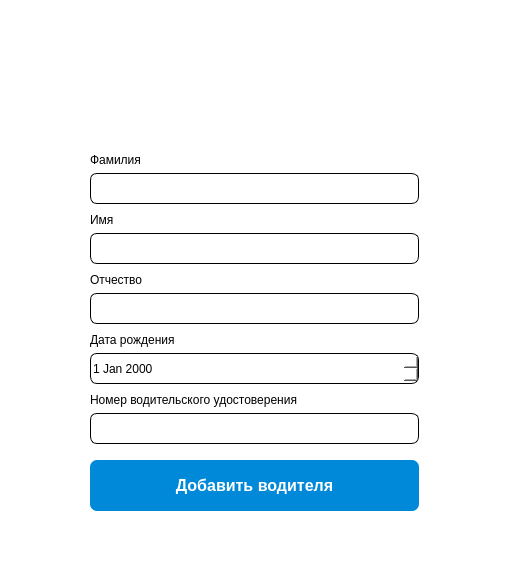
<?xml version="1.0" encoding="UTF-8"?>
<ui version="4.0">
 <class>AddDriver</class>
 <widget class="QWidget" name="AddDriver">
  <property name="geometry">
   <rect>
    <x>0</x>
    <y>0</y>
    <width>520</width>
    <height>570</height>
   </rect>
  </property>
  <property name="sizePolicy">
   <sizepolicy hsizetype="Fixed" vsizetype="Fixed">
    <horstretch>0</horstretch>
    <verstretch>0</verstretch>
   </sizepolicy>
  </property>
  <property name="windowTitle">
   <string>Form</string>
  </property>
  <property name="styleSheet">
   <string notr="true">background-color: rgb(255, 255, 255);
</string>
  </property>
  <widget class="QPushButton" name="pushButton">
   <property name="geometry">
    <rect>
     <x>90</x>
     <y>460</y>
     <width>329</width>
     <height>51</height>
    </rect>
   </property>
   <property name="font">
    <font>
     <pointsize>12</pointsize>
     <bold>true</bold>
    </font>
   </property>
   <property name="styleSheet">
    <string notr="true">
QPushButton{
	background-color: #0089D9;
	border: none;
	color: white;
	border-radius: 7px;
}

QPushButton:pressed{
	background: #00598C;}</string>
   </property>
   <property name="text">
    <string>Добавить водителя</string>
   </property>
  </widget>
  <widget class="QLineEdit" name="lineEditMiddlename">
   <property name="geometry">
    <rect>
     <x>90</x>
     <y>293</y>
     <width>329</width>
     <height>31</height>
    </rect>
   </property>
   <property name="styleSheet">
    <string notr="true">
    border-width: 1px;
    border-style: solid;
    border-color: black;
	border-radius: 7px;
</string>
   </property>
  </widget>
  <widget class="QLineEdit" name="lineEditLicencenumber">
   <property name="geometry">
    <rect>
     <x>90</x>
     <y>413</y>
     <width>329</width>
     <height>31</height>
    </rect>
   </property>
   <property name="font">
    <font>
     <pointsize>10</pointsize>
    </font>
   </property>
   <property name="styleSheet">
    <string notr="true">
    border-width: 1px;
    border-style: solid;
    border-color: black;
	border-radius: 7px;
</string>
   </property>
  </widget>
  <widget class="QLineEdit" name="lineEditLastname">
   <property name="geometry">
    <rect>
     <x>90</x>
     <y>173</y>
     <width>329</width>
     <height>31</height>
    </rect>
   </property>
   <property name="sizePolicy">
    <sizepolicy hsizetype="Fixed" vsizetype="Fixed">
     <horstretch>0</horstretch>
     <verstretch>0</verstretch>
    </sizepolicy>
   </property>
   <property name="styleSheet">
    <string notr="true">
    border-width: 1px;
    border-style: solid;
    border-color: black;
	border-radius: 7px;
</string>
   </property>
  </widget>
  <widget class="QDateEdit" name="dateEditBirthday">
   <property name="geometry">
    <rect>
     <x>90</x>
     <y>353</y>
     <width>329</width>
     <height>31</height>
    </rect>
   </property>
   <property name="styleSheet">
    <string notr="true">
    border-width: 1px;
    border-style: solid;
    border-color: black;
	border-radius: 7px;
</string>
   </property>
  </widget>
  <widget class="QLineEdit" name="lineEditName">
   <property name="geometry">
    <rect>
     <x>90</x>
     <y>233</y>
     <width>329</width>
     <height>31</height>
    </rect>
   </property>
   <property name="styleSheet">
    <string notr="true">
    border-width: 1px;
    border-style: solid;
    border-color: black;
	border-radius: 7px;
</string>
   </property>
  </widget>
  <widget class="QLabel" name="label">
   <property name="geometry">
    <rect>
     <x>90</x>
     <y>390</y>
     <width>281</width>
     <height>20</height>
    </rect>
   </property>
   <property name="text">
    <string>Номер водительского удостоверения</string>
   </property>
  </widget>
  <widget class="QLabel" name="label_2">
   <property name="geometry">
    <rect>
     <x>90</x>
     <y>330</y>
     <width>121</width>
     <height>20</height>
    </rect>
   </property>
   <property name="text">
    <string>Дата рождения</string>
   </property>
  </widget>
  <widget class="QLabel" name="label_3">
   <property name="geometry">
    <rect>
     <x>90</x>
     <y>270</y>
     <width>71</width>
     <height>20</height>
    </rect>
   </property>
   <property name="text">
    <string>Отчество</string>
   </property>
  </widget>
  <widget class="QLabel" name="label_4">
   <property name="geometry">
    <rect>
     <x>90</x>
     <y>210</y>
     <width>63</width>
     <height>20</height>
    </rect>
   </property>
   <property name="text">
    <string>Имя</string>
   </property>
  </widget>
  <widget class="QLabel" name="label_5">
   <property name="geometry">
    <rect>
     <x>90</x>
     <y>150</y>
     <width>71</width>
     <height>20</height>
    </rect>
   </property>
   <property name="text">
    <string>Фамилия</string>
   </property>
  </widget>
 </widget>
 <resources/>
 <connections/>
</ui>
